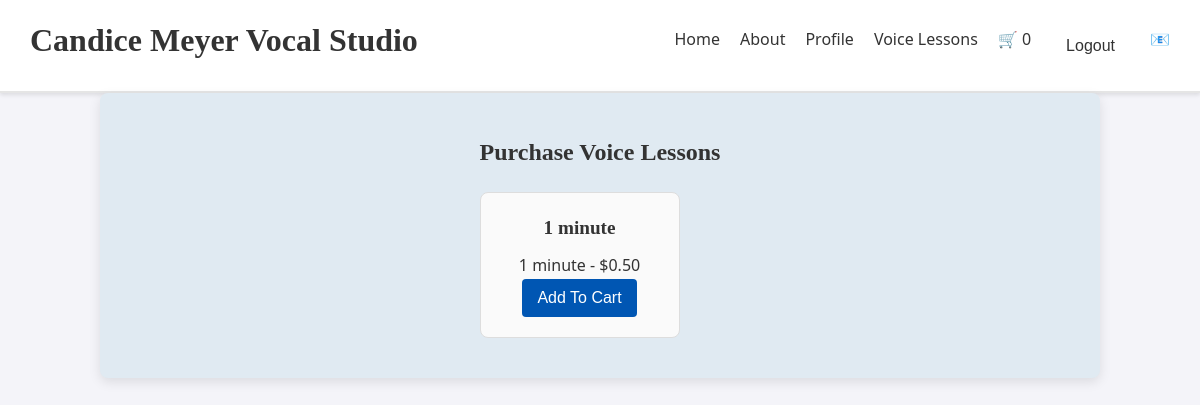
/store/ (signed in), run on the app's committed database.
### lessons/models.py (models this page shows, shortened)
class LessonType(models.Model):
    name = models.CharField(max_length=100, default="Default Name")
    duration = models.CharField(max_length=20, choices=[
        ('20', '20 minutes'),
        ('30', '30 minutes'),
        ('45', '45 minutes'),
        ('60', '60 minutes'),
        ('1', '1 minute')
    ])
    price = models.DecimalField(max_digits=6, decimal_places=2)
    sale_price = models.DecimalField(max_digits=6, decimal_places=2, null=True, blank=True)
    description = models.TextField(default="No description")
    def is_on_sale(self):
        return self.sale_price is not None and self.sale_price < self.price

### lessons/views.py (the view)
# urls.py: path('store/', views.store_view, name='store'),  # Store listing all available lessons
def store_view(request):
    student_profile = StudentProfile.objects.get(user=request.user)
    filtered_lessons = LessonType.objects.filter(duration=student_profile.lesson_duration)
    if not filtered_lessons.exists():
        lessons = LessonType.objects.all()
    else:
        lessons = filtered_lessons
    return render(request, 'lessons/store.html', {'lessons': lessons})

### lessons/templates/lessons/store.html (shortened to what this page needs)
{% extends 'lessons/base.html' %}
{% load static %}
{% block content %}
<h2>Purchase Voice Lessons</h2>
<div class="lesson-grid">
    {% for lesson in lessons %}
    <div class="lesson-card">
        <h3>{{ lesson.name }}</h3>
        <p>{{ lesson.get_duration_display }} -
            {% if lesson.is_on_sale %}
                <span class="sale-price">${{ lesson.sale_price }}</span>
                <span class="original-price">${{ lesson.price }}</span>
            {% else %}
                ${{ lesson.price }}
            {% endif %}
        </p>
        <form action="{% url 'add_to_cart' lesson.id %}" method="post">
            <button type="submit">Add To Cart</button>
        </form>
    </div>
    {% endfor %}
</div>
{% endblock %}

### lessons/static/lessons/css/style.css (style rules this page uses)
* { margin: 0; padding: 0; box-sizing: border-box; }
body { font-family: 'Segoe UI', Tahoma, Geneva, Verdana, sans-serif; color: #333; background-color: #f4f4f9; line-height: 1.6; }
h1, h2, h3 { font-family: 'Georgia', serif; color: #333; font-weight: bold; margin-bottom: 10px; }
button, a { transition: background-color 0.3s ease; }
.lesson-grid { display: flex; flex-wrap: wrap; gap: 20px; margin-top: 20px; }
.lesson-card { border: 1px solid #ddd; padding: 20px; width: 200px; text-align: center; background-color: #fafafa; border-radius: 8px; transition: box-shadow 0.3s ease; }
.lesson-card h3 { font-size: 1.2rem; color: #333; margin-bottom: 10px; }
button { padding: 10px 15px; border: none; border-radius: 4px; background-color: #0056b3; color: #fff; font-size: 1rem; cursor: pointer; transition: background-color 0.3s ease; }

### data on the page
LessonType: name "1 minute", duration "1 minute", price "0.50"

### other printed values
{{ request.session.cart_count|default:0 }} "0"
